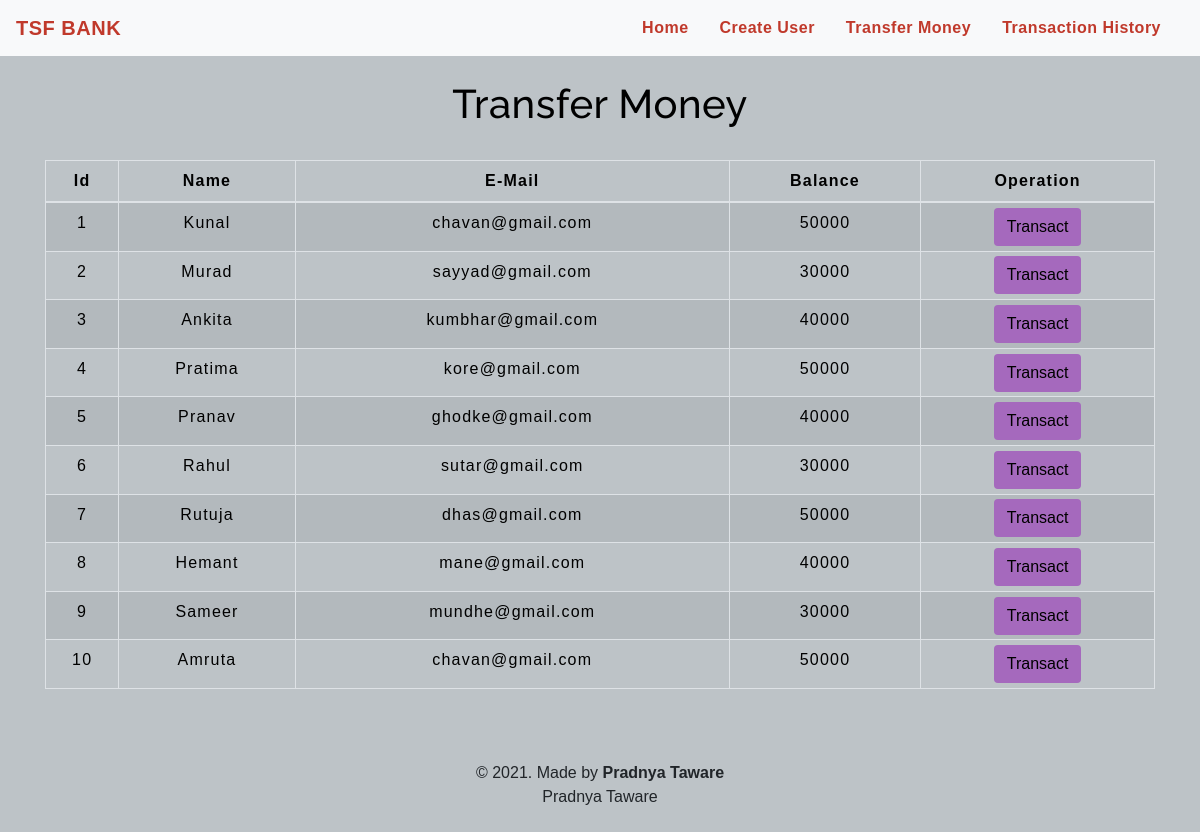
The app's page /transfermoney.php with its own data.
### tables this page shows
CREATE TABLE `users` (
  `id` int(3) NOT NULL,
  `name` text NOT NULL,
  `email` varchar(30) NOT NULL,
  `balance` int(8) NOT NULL
);

### transfermoney.php (the view, shortened to what this page needs)
<!DOCTYPE html>
<html lang="en">
<head>
    <link rel="stylesheet" href="https://maxcdn.bootstrapcdn.com/bootstrap/4.0.0/css/bootstrap.min.css">
    <link rel="stylesheet" type="text/css" href="css/table.css">
    <link rel="stylesheet" type="text/css" href="css/navbar.css">
</head>
<body style="background-color : #BDC3C7;">
<?php
    include 'config.php';
    $sql = "SELECT * FROM users";
    $result = mysqli_query($conn,$sql);
?>
<?php
  include 'navbar.php';
?>
<div class="container">
        <h2 class="text-center pt-4" style="color : black;">Transfer Money</h2>
        <br>
            <div class="row">
                <div class="col">
                    <div class="table-responsive-sm">
                    <table class="table table-hover table-sm table-striped table-condensed table-bordered" style="border-color:black;">
                        <thead style="color : black;">
                            <tr>
                            <th scope="col" class="text-center py-2">Id</th>
                            <th scope="col" class="text-center py-2">Name</th>
                            <th scope="col" class="text-center py-2">E-Mail</th>
                            <th scope="col" class="text-center py-2">Balance</th>
                            <th scope="col" class="text-center py-2">Operation</th>
                            </tr>
                        </thead>
                        <tbody>
                <?php
                    while($rows=mysqli_fetch_assoc($result)){
                ?>
                    <tr style="color : black;">
                        <td class="py-2"><?php echo $rows['id'] ?></td>
                        <td class="py-2"><?php echo $rows['name']?></td>
                        <td class="py-2"><?php echo $rows['email']?></td>
                        <td class="py-2"><?php echo $rows['balance']?></td>
                        <td><a href="selecteduserdetail.php?id= <?php echo $rows['id'] ;?>"> <button type="button" class="btn" style="background-color : #A569BD;">Transact</button></a></td>
                    </tr>
                <?php
                    }
                ?>
                        </tbody>
                    </table>
                    </div>
                </div>
            </div>
         </div>
         <footer class="text-center mt-5 py-2">
            <p>&copy 2021. Made by <b>Pradnya Taware</b> <br> Pradnya Taware</p>
        </footer>
</body>
</html>

### navbar.php (shortened to what this page needs)
<nav class="navbar navbar-expand-md navbar-light bg-light">
<a class="navbar-brand" href="index.php" style="color : #C0392B;"><b>TSF BANK</b></a>
<div class="collapse navbar-collapse" id="collapsibleNavbar">
      <ul class="navbar-nav ml-auto">
        <li class="nav-item">
          <a class="nav-link" href="index.php" style="color : #C0392B;"><b>Home</b></a>
        </li>
        <li class="nav-item">
          <a class="nav-link" href="createuser.php" style="color : #C0392B;"><b>Create User</b></a>
        </li>
        <li class="nav-item">
          <a class="nav-link" href="transfermoney.php" style="color : #C0392B;"><b>Transfer Money</b></a>
        </li>
        <li class="nav-item">
          <a class="nav-link" href="transactionhistory.php" style="color : #C0392B;"><b>Transaction History</b></a>
        </li>
    </div>
 </nav>

### css/table.css (style rules this page uses)
* { padding: 0; margin: 0; box-sizing: border-box; font-family: sans-serif; }
h2 { font-size: 40px; }
table { letter-spacing: 1.2px; }
td { text-align: center; }
button { border:none; background: #d9d9d9; transition: 1s; }

### css/navbar.css (style rules this page uses)
.nav-link { margin-right: 15px; color:#2F363F; letter-spacing: 0.5px; transition: 0.5s; }
.navbar-brand { color: #4C4B4B; letter-spacing: 0.5px; }
h2 { color: #4C4B4B; letter-spacing: 0.5px; font-family: raleway; }

### transfermoney.php (style rules this page uses)
button { transition: 1.5s; }

### records on screen
users: id "1", name "Kunal", email "chavan@gmail.com", balance "50000"
users: id "2", name "Murad", email "sayyad@gmail.com", balance "30000"
users: id "3", name "Ankita", email "kumbhar@gmail.com", balance "40000"
users: id "4", name "Pratima", email "kore@gmail.com", balance "50000"
users: id "5", name "Pranav", email "ghodke@gmail.com", balance "40000"
users: id "6", name "Rahul", email "sutar@gmail.com", balance "30000"
users: id "7", name "Rutuja", email "dhas@gmail.com", balance "50000"
users: id "8", name "Hemant", email "mane@gmail.com", balance "40000"
users: id "9", name "Sameer", email "mundhe@gmail.com", balance "30000"
users: id "10", name "Amruta", email "chavan@gmail.com", balance "50000"
